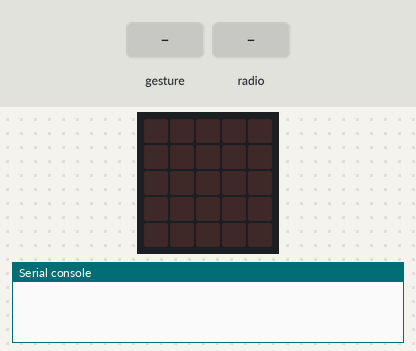
The program below on a simulated BBC micro:bit running MicroPython. Shown: the board's 5×5 LED display, the last lines printed to the serial console. The inputs (shaded band) are chosen by the test bench. No radio messages arrive unless stated (any console line starting 'radio sent:' is added by the test bench); a tilt is held for 1.5 s and a shake lasts 1 s, then the board lies face up again.

Above: at 1.2 s.
1.3 s: gesture 'up'
At 2.4 s:
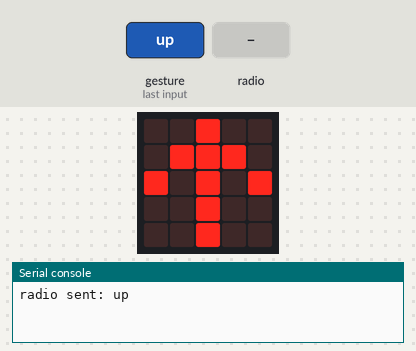
2.9 s: gesture 'down'
At 3.3 s:
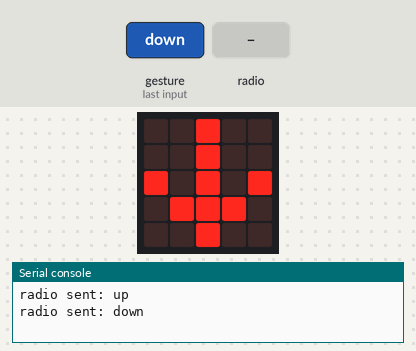
4.4 s: gesture 'left'
At 5.7 s:
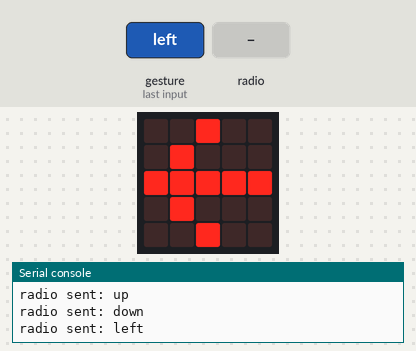
6.0 s: gesture 'right'
At 6.9 s:
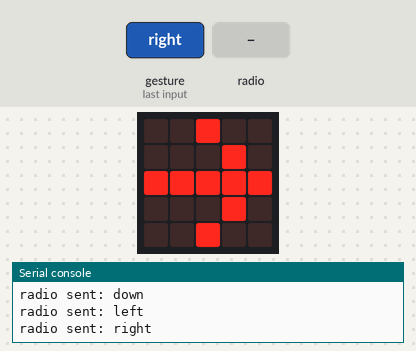
7.5 s: radio message "left" arrives
At 8.0 s:
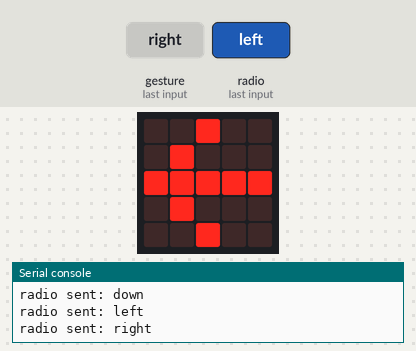
9.0 s: radio message "right" arrives
At 10.4 s:
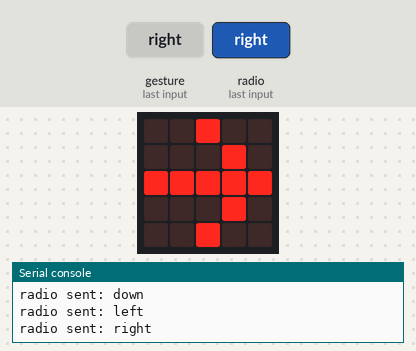
Timing chart, 0 to 11.5 s (numbered marks = the images above; inputs shaded):
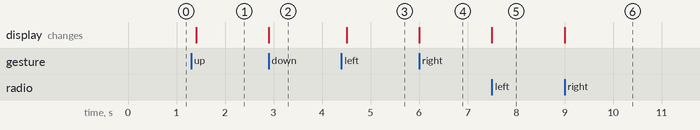

Measured:
- after the input at 1.3 s, the display: changes after 0.11 s (image 1)
- after the input at 2.9 s, the display: changes at once (image 2)
- after the input at 4.4 s, the display: changes after 0.10 s (image 3)
- after the input at 6.0 s, the display: changes at once (image 4)
- after the input at 7.5 s, the display: changes at once (image 5)
- after the input at 9.0 s, the display: changes at once (image 6)

The program:

remote-control.py
```python
# detect when microbit tilted and send info to partner's microbit

from microbit import *

# set up the radio
import radio

radio.on()

# set radio group
radio.config(group=1)

# loop forever
while True:
    # get value of current gesture
    gesture = accelerometer.current_gesture()

    # display image based on gesture
    #tilt logo left is left arrow (west)
    if accelerometer.was_gesture('left'):
        display.show(Image.ARROW_W)
        radio.send('left')

    # tilt logo right is right arrow (east)
    if accelerometer.was_gesture('right'):
        display.show(Image.ARROW_E)
        radio.send('right')

    # tilt logo up is up arrow (north)
    if accelerometer.was_gesture('up'):
        display.show(Image.ARROW_N)
        radio.send('up')

    # tilt logo down is down arrow (south)
    if accelerometer.was_gesture('down'):
        display.show(Image.ARROW_S)
        radio.send('down')

    # listen for message and display appropriate arrow image
    message = radio.receive()
    if message == 'left':
        display.show(Image.ARROW_W)
    if message == 'right':
        display.show(Image.ARROW_E)
    if message == 'up':
        display.show(Image.ARROW_N)
    if message == 'down':
        display.show(Image.ARROW_S)
```
